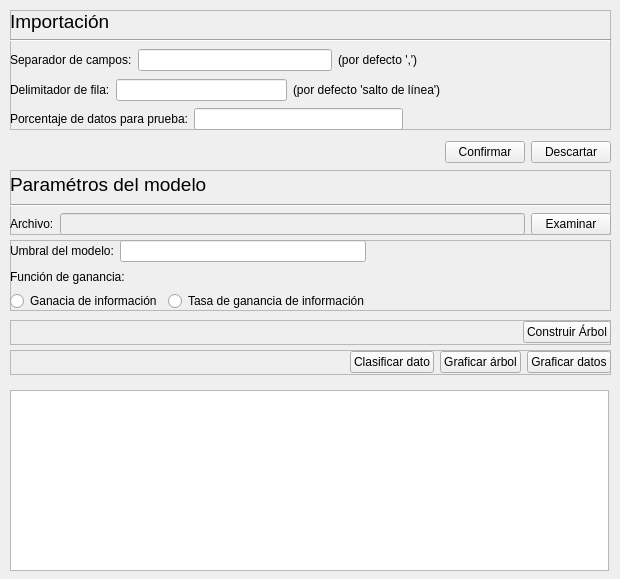
<?xml version="1.0" encoding="UTF-8"?>
<ui version="4.0">
 <class>MainWindow</class>
 <widget class="QMainWindow" name="MainWindow">
  <property name="enabled">
   <bool>true</bool>
  </property>
  <property name="geometry">
   <rect>
    <x>0</x>
    <y>0</y>
    <width>620</width>
    <height>579</height>
   </rect>
  </property>
  <property name="sizePolicy">
   <sizepolicy hsizetype="Fixed" vsizetype="Fixed">
    <horstretch>0</horstretch>
    <verstretch>0</verstretch>
   </sizepolicy>
  </property>
  <property name="windowTitle">
   <string>MainWindow</string>
  </property>
  <widget class="QWidget" name="centralwidget">
   <widget class="QFrame" name="configurationFrame">
    <property name="geometry">
     <rect>
      <x>10</x>
      <y>10</y>
      <width>601</width>
      <height>120</height>
     </rect>
    </property>
    <property name="frameShape">
     <enum>QFrame::StyledPanel</enum>
    </property>
    <property name="frameShadow">
     <enum>QFrame::Raised</enum>
    </property>
    <widget class="QWidget" name="layoutWidget_2">
     <property name="geometry">
      <rect>
       <x>0</x>
       <y>0</y>
       <width>601</width>
       <height>120</height>
      </rect>
     </property>
     <layout class="QVBoxLayout" name="configuration">
      <item>
       <layout class="QVBoxLayout" name="titleLayout">
        <item>
         <widget class="QLabel" name="title">
          <property name="font">
           <font>
            <pointsize>14</pointsize>
           </font>
          </property>
          <property name="text">
           <string>Importación</string>
          </property>
         </widget>
        </item>
        <item>
         <widget class="Line" name="titleLine">
          <property name="orientation">
           <enum>Qt::Horizontal</enum>
          </property>
         </widget>
        </item>
       </layout>
      </item>
      <item>
       <layout class="QHBoxLayout" name="separatorLayout">
        <item>
         <widget class="QLabel" name="separatorLabel">
          <property name="text">
           <string>Separador de campos:</string>
          </property>
         </widget>
        </item>
        <item>
         <widget class="QLineEdit" name="separatorEdit"/>
        </item>
        <item>
         <widget class="QLabel" name="separatorDefaultLabel">
          <property name="text">
           <string>(por defecto ',')</string>
          </property>
         </widget>
        </item>
        <item>
         <spacer name="horizontalSpacer">
          <property name="orientation">
           <enum>Qt::Horizontal</enum>
          </property>
          <property name="sizeHint" stdset="0">
           <size>
            <width>40</width>
            <height>20</height>
           </size>
          </property>
         </spacer>
        </item>
       </layout>
      </item>
      <item>
       <layout class="QHBoxLayout" name="lineTerminatorLayout">
        <item>
         <widget class="QLabel" name="lineTerminatorLabel">
          <property name="text">
           <string>Delimitador de fila:</string>
          </property>
         </widget>
        </item>
        <item>
         <widget class="QLineEdit" name="lineTerminatorEdit"/>
        </item>
        <item>
         <widget class="QLabel" name="lineTerminatorDefaultLabel">
          <property name="text">
           <string>(por defecto 'salto de línea')</string>
          </property>
         </widget>
        </item>
        <item>
         <spacer name="horizontalSpacer_3">
          <property name="orientation">
           <enum>Qt::Horizontal</enum>
          </property>
          <property name="sizeHint" stdset="0">
           <size>
            <width>40</width>
            <height>20</height>
           </size>
          </property>
         </spacer>
        </item>
       </layout>
      </item>
      <item>
       <layout class="QHBoxLayout" name="testPercentajeLayout">
        <item>
         <widget class="QLabel" name="testPerLabel">
          <property name="text">
           <string>Porcentaje de datos para prueba:</string>
          </property>
         </widget>
        </item>
        <item>
         <widget class="QLineEdit" name="testPerEdit"/>
        </item>
        <item>
         <spacer name="horizontalSpacer_2">
          <property name="orientation">
           <enum>Qt::Horizontal</enum>
          </property>
          <property name="sizeHint" stdset="0">
           <size>
            <width>40</width>
            <height>20</height>
           </size>
          </property>
         </spacer>
        </item>
       </layout>
      </item>
     </layout>
    </widget>
   </widget>
   <widget class="QTextBrowser" name="debugTextBrowser">
    <property name="geometry">
     <rect>
      <x>10</x>
      <y>390</y>
      <width>599</width>
      <height>181</height>
     </rect>
    </property>
   </widget>
   <widget class="QFrame" name="fileBrowserFrame">
    <property name="geometry">
     <rect>
      <x>10</x>
      <y>170</y>
      <width>601</width>
      <height>65</height>
     </rect>
    </property>
    <property name="frameShape">
     <enum>QFrame::StyledPanel</enum>
    </property>
    <property name="frameShadow">
     <enum>QFrame::Raised</enum>
    </property>
    <widget class="QWidget" name="layoutWidget">
     <property name="geometry">
      <rect>
       <x>0</x>
       <y>0</y>
       <width>601</width>
       <height>65</height>
      </rect>
     </property>
     <layout class="QVBoxLayout" name="fileBrowserLayout">
      <item>
       <widget class="QLabel" name="title_2">
        <property name="font">
         <font>
          <pointsize>14</pointsize>
         </font>
        </property>
        <property name="text">
         <string>Paramétros del modelo</string>
        </property>
       </widget>
      </item>
      <item>
       <widget class="Line" name="line">
        <property name="orientation">
         <enum>Qt::Horizontal</enum>
        </property>
       </widget>
      </item>
      <item>
       <layout class="QHBoxLayout" name="fileBrowserLayoutH">
        <item>
         <widget class="QLabel" name="label_2">
          <property name="text">
           <string>Archivo:</string>
          </property>
         </widget>
        </item>
        <item>
         <widget class="QLineEdit" name="trainingLineEdit">
          <property name="enabled">
           <bool>false</bool>
          </property>
          <property name="acceptDrops">
           <bool>false</bool>
          </property>
         </widget>
        </item>
        <item>
         <widget class="QPushButton" name="browseButton">
          <property name="sizePolicy">
           <sizepolicy hsizetype="Fixed" vsizetype="Fixed">
            <horstretch>0</horstretch>
            <verstretch>0</verstretch>
           </sizepolicy>
          </property>
          <property name="text">
           <string>Examinar</string>
          </property>
         </widget>
        </item>
       </layout>
      </item>
     </layout>
    </widget>
   </widget>
   <widget class="QFrame" name="thresholdFrame">
    <property name="geometry">
     <rect>
      <x>10</x>
      <y>240</y>
      <width>601</width>
      <height>71</height>
     </rect>
    </property>
    <property name="frameShape">
     <enum>QFrame::StyledPanel</enum>
    </property>
    <property name="frameShadow">
     <enum>QFrame::Raised</enum>
    </property>
    <widget class="QWidget" name="layoutWidget">
     <property name="geometry">
      <rect>
       <x>0</x>
       <y>0</y>
       <width>601</width>
       <height>71</height>
      </rect>
     </property>
     <layout class="QVBoxLayout" name="verticalLayout">
      <item>
       <layout class="QHBoxLayout" name="thresholdLayout">
        <item>
         <widget class="QLabel" name="thresholdLabel">
          <property name="text">
           <string>Umbral del modelo:</string>
          </property>
         </widget>
        </item>
        <item>
         <widget class="QLineEdit" name="thresholdEdit"/>
        </item>
        <item>
         <spacer name="horizontalSpacer_5">
          <property name="orientation">
           <enum>Qt::Horizontal</enum>
          </property>
          <property name="sizeHint" stdset="0">
           <size>
            <width>40</width>
            <height>20</height>
           </size>
          </property>
         </spacer>
        </item>
       </layout>
      </item>
      <item>
       <widget class="QLabel" name="label">
        <property name="text">
         <string>Función de ganancia:</string>
        </property>
       </widget>
      </item>
      <item>
       <layout class="QHBoxLayout" name="horizontalLayout_3">
        <item>
         <widget class="QRadioButton" name="gainRadioButton">
          <property name="text">
           <string>Ganacia de información</string>
          </property>
         </widget>
        </item>
        <item>
         <widget class="QRadioButton" name="gainRatioRadioButton">
          <property name="text">
           <string>Tasa de ganancia de información</string>
          </property>
         </widget>
        </item>
        <item>
         <spacer name="horizontalSpacer_8">
          <property name="orientation">
           <enum>Qt::Horizontal</enum>
          </property>
          <property name="sizeHint" stdset="0">
           <size>
            <width>40</width>
            <height>20</height>
           </size>
          </property>
         </spacer>
        </item>
       </layout>
      </item>
     </layout>
    </widget>
   </widget>
   <widget class="QWidget" name="layoutWidget">
    <property name="geometry">
     <rect>
      <x>10</x>
      <y>140</y>
      <width>601</width>
      <height>25</height>
     </rect>
    </property>
    <layout class="QHBoxLayout" name="confirmButtonLayout">
     <item>
      <spacer name="horizontalSpacer_4">
       <property name="orientation">
        <enum>Qt::Horizontal</enum>
       </property>
       <property name="sizeHint" stdset="0">
        <size>
         <width>40</width>
         <height>20</height>
        </size>
       </property>
      </spacer>
     </item>
     <item>
      <widget class="QPushButton" name="confirmButton">
       <property name="text">
        <string>Confirmar</string>
       </property>
      </widget>
     </item>
     <item>
      <widget class="QPushButton" name="discardButton">
       <property name="text">
        <string>Descartar</string>
       </property>
      </widget>
     </item>
    </layout>
   </widget>
   <widget class="QFrame" name="buildTreeFrame">
    <property name="geometry">
     <rect>
      <x>10</x>
      <y>320</y>
      <width>601</width>
      <height>25</height>
     </rect>
    </property>
    <property name="frameShape">
     <enum>QFrame::StyledPanel</enum>
    </property>
    <property name="frameShadow">
     <enum>QFrame::Raised</enum>
    </property>
    <widget class="QWidget" name="layoutWidget">
     <property name="geometry">
      <rect>
       <x>0</x>
       <y>0</y>
       <width>601</width>
       <height>25</height>
      </rect>
     </property>
     <layout class="QHBoxLayout" name="horizontalLayout">
      <item>
       <spacer name="horizontalSpacer_6">
        <property name="orientation">
         <enum>Qt::Horizontal</enum>
        </property>
        <property name="sizeHint" stdset="0">
         <size>
          <width>40</width>
          <height>20</height>
         </size>
        </property>
       </spacer>
      </item>
      <item>
       <widget class="QPushButton" name="buildTreeButton">
        <property name="enabled">
         <bool>true</bool>
        </property>
        <property name="text">
         <string>Construir Árbol</string>
        </property>
       </widget>
      </item>
     </layout>
    </widget>
   </widget>
   <widget class="QFrame" name="treeOptionsFrame">
    <property name="geometry">
     <rect>
      <x>10</x>
      <y>350</y>
      <width>601</width>
      <height>25</height>
     </rect>
    </property>
    <property name="frameShape">
     <enum>QFrame::StyledPanel</enum>
    </property>
    <property name="frameShadow">
     <enum>QFrame::Raised</enum>
    </property>
    <widget class="QWidget" name="layoutWidget">
     <property name="geometry">
      <rect>
       <x>0</x>
       <y>0</y>
       <width>601</width>
       <height>25</height>
      </rect>
     </property>
     <layout class="QHBoxLayout" name="horizontalLayout_2">
      <item>
       <spacer name="horizontalSpacer_7">
        <property name="orientation">
         <enum>Qt::Horizontal</enum>
        </property>
        <property name="sizeHint" stdset="0">
         <size>
          <width>40</width>
          <height>20</height>
         </size>
        </property>
       </spacer>
      </item>
      <item>
       <widget class="QPushButton" name="classificationButton">
        <property name="toolTip">
         <string/>
        </property>
        <property name="text">
         <string>Clasificar dato</string>
        </property>
       </widget>
      </item>
      <item>
       <widget class="QPushButton" name="plotTreeButton">
        <property name="text">
         <string>Graficar árbol</string>
        </property>
       </widget>
      </item>
      <item>
       <widget class="QPushButton" name="plotDataButton">
        <property name="text">
         <string>Graficar datos</string>
        </property>
       </widget>
      </item>
     </layout>
    </widget>
   </widget>
   <zorder>configurationFrame</zorder>
   <zorder>debugTextBrowser</zorder>
   <zorder>fileBrowserFrame</zorder>
   <zorder>thresholdFrame</zorder>
   <zorder>buildTreeFrame</zorder>
   <zorder>treeOptionsFrame</zorder>
   <zorder>layoutWidget</zorder>
  </widget>
 </widget>
 <resources/>
 <connections/>
 <slots>
  <slot>browseSlot()</slot>
 </slots>
</ui>
